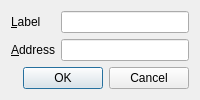
<?xml version="1.0" encoding="UTF-8"?>
<ui version="4.0">
 <class>EditAddressDialog</class>
 <widget class="QDialog" name="EditAddressDialog">
  <property name="windowTitle">
   <string>Edit Address</string>
  </property>
  <layout class="QVBoxLayout" name="verticalLayout">
   <item>
    <layout class="QFormLayout" name="formLayout">
     <property name="fieldGrowthPolicy">
      <enum>QFormLayout::AllNonFixedFieldsGrow</enum>
     </property>
     <item row="0" column="0">
      <widget class="QLabel" name="label">
       <property name="text">
        <string>&amp;Label</string>
       </property>
       <property name="buddy">
        <cstring>labelEdit</cstring>
       </property>
      </widget>
     </item>
     <item row="0" column="1">
      <widget class="QLineEdit" name="labelEdit">
       <property name="toolTip">
        <string>The label associated with this address book entry</string>
       </property>
      </widget>
     </item>
     <item row="1" column="0">
      <widget class="QLabel" name="label_2">
       <property name="text">
        <string>&amp;Address</string>
       </property>
       <property name="buddy">
        <cstring>addressEdit</cstring>
       </property>
      </widget>
     </item>
     <item row="1" column="1">
      <widget class="QLineEdit" name="addressEdit">
       <property name="toolTip">
        <string>The address associated with this address book entry. This can only be modified for sending addresses.</string>
       </property>
      </widget>
     </item>
    </layout>
   </item>
   <item>
    <widget class="QDialogButtonBox" name="buttonBox">
     <property name="orientation">
      <enum>Qt::Horizontal</enum>
     </property>
     <property name="standardButtons">
      <set>QDialogButtonBox::Cancel|QDialogButtonBox::Ok</set>
     </property>
    </widget>
   </item>
  </layout>
 </widget>
 <resources/>
 <connections>
  <connection>
   <sender>buttonBox</sender>
   <signal>accepted()</signal>
   <receiver>EditAddressDialog</receiver>
   <slot>accept()</slot>
   <hints>
    <hint type="sourcelabel">
     <x>248</x>
     <y>254</y>
    </hint>
    <hint type="destinationlabel">
     <x>157</x>
     <y>274</y>
    </hint>
   </hints>
  </connection>
  <connection>
   <sender>buttonBox</sender>
   <signal>rejected()</signal>
   <receiver>EditAddressDialog</receiver>
   <slot>reject()</slot>
   <hints>
    <hint type="sourcelabel">
     <x>316</x>
     <y>260</y>
    </hint>
    <hint type="destinationlabel">
     <x>286</x>
     <y>274</y>
    </hint>
   </hints>
  </connection>
 </connections>
</ui>
